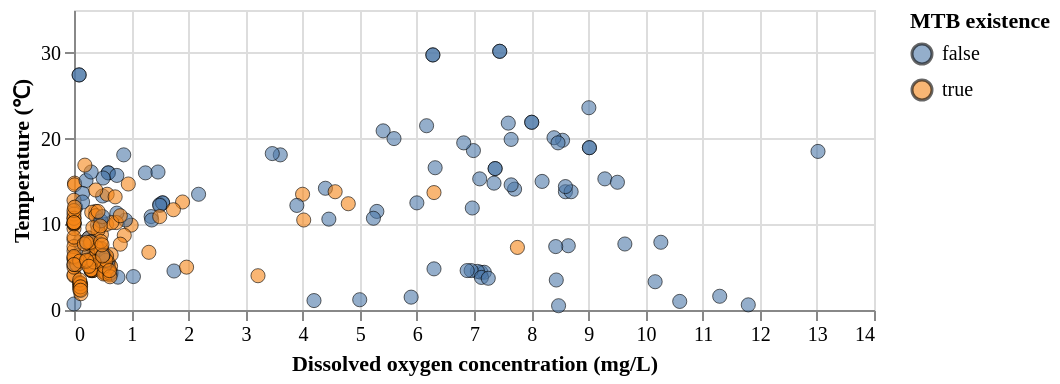

Notebook cell for this chart:
### Code cell
alt.Chart(o_t_MTB).mark_circle(
    size=50,
    opacity=0.6,
    stroke='black',
    strokeWidth=0.5,
).encode(
    alt.X('oxygen:Q', axis=alt.Axis(title='Dissolved oxygen concentration (mg/L)')),
    alt.Y('temperature:Q',axis=alt.Axis(title='Temperature (℃)')),
    color='MTB existence',
).properties(
    width=400,
    height=150,
)

### Figure 1 — Vega-Lite specification as saved in the notebook (floating-point values rounded to 4 significant figures; data arrays with more than 128 entries replaced by an {"elided": "..."} marker saying what was removed)
{"config": {"title": {"font": "Times New Roman"}, "axis": {"labelFont": "Times New Roman", "titleFont": "Times New Roman"}, "header": {"labelFont": "Times New Roman", "titleFont": "Times New Roman"}, "legend": {"labelFont": "Times New Roman", "titleFont": "Times New Roman"}}, "data": {"name": "data-5457c48550514ef28a32805731956c33"}, "mark": {"type": "circle", "opacity": 0.6, "size": 50, "stroke": "black", "strokeWidth": 0.5}, "encoding": {"color": {"field": "MTB existence", "type": "nominal"}, "x": {"axis": {"title": "Dissolved oxygen concentration (mg/L)"}, "field": "oxygen", "type": "quantitative"}, "y": {"axis": {"title": "Temperature (℃)"}, "field": "temperature", "type": "quantitative"}}, "height": 150, "width": 400, "$schema": "https://vega.github.io/schema/vega-lite/v5.8.0.json", "datasets": {"data-5457c48550514ef28a32805731956c33": {"elided": "267 records"}}}
